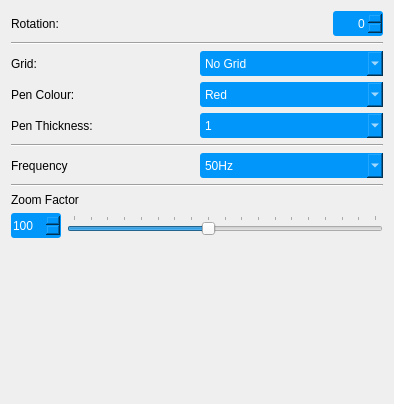
              <widget class="QWidget" name="toolDisplay">
               <property name="geometry">
                <rect>
                 <x>0</x>
                 <y>0</y>
                 <width>394</width>
                 <height>404</height>
                </rect>
               </property>
               <attribute name="label">
                <string>Display</string>
               </attribute>
               <layout class="QVBoxLayout" name="verticalLayout_6">
                <item>
                 <layout class="QHBoxLayout" name="horizontalLayout_15">
                  <item>
                   <widget class="QLabel" name="labelZoomFactor_2">
                    <property name="text">
                     <string>Rotation:</string>
                    </property>
                   </widget>
                  </item>
                  <item>
                   <spacer name="horizontalSpacer_3">
                    <property name="orientation">
                     <enum>Qt::Horizontal</enum>
                    </property>
                    <property name="sizeHint" stdset="0">
                     <size>
                      <width>40</width>
                      <height>20</height>
                     </size>
                    </property>
                   </spacer>
                  </item>
                  <item>
                   <widget class="QSpinBox" name="spinRotation">
                    <property name="minimumSize">
                     <size>
                      <width>50</width>
                      <height>25</height>
                     </size>
                    </property>
                    <property name="styleSheet">
                     <string notr="true">QSpinBox{	
background-color : rgb(0, 150, 250);
color:rgb(255, 255, 255);
font: 10pt &quot;Segoe UI&quot;;
border-radius: 3px;
}</string>
                    </property>
                    <property name="alignment">
                     <set>Qt::AlignRight|Qt::AlignTrailing|Qt::AlignVCenter</set>
                    </property>
                    <property name="maximum">
                     <number>270</number>
                    </property>
                    <property name="singleStep">
                     <number>90</number>
                    </property>
                   </widget>
                  </item>
                 </layout>
                </item>
                <item>
                 <widget class="Line" name="line_17">
                  <property name="orientation">
                   <enum>Qt::Horizontal</enum>
                  </property>
                 </widget>
                </item>
                <item>
                 <layout class="QHBoxLayout" name="horizontalLayout">
                  <item>
                   <widget class="QLabel" name="labelOverlay_2">
                    <property name="text">
                     <string>Grid:</string>
                    </property>
                   </widget>
                  </item>
                  <item>
                   <widget class="QComboBox" name="comboGrid">
                    <property name="minimumSize">
                     <size>
                      <width>0</width>
                      <height>25</height>
                     </size>
                    </property>
                    <property name="styleSheet">
                     <string notr="true">QComboBox{	
background-color : rgb(0, 150, 250);
color:rgb(255, 255, 255);
font: 10pt &quot;Segoe UI&quot;;
border-radius: 3px;
}</string>
                    </property>
                    <item>
                     <property name="text">
                      <string>No Grid</string>
                     </property>
                    </item>
                    <item>
                     <property name="text">
                      <string>2x2</string>
                     </property>
                    </item>
                    <item>
                     <property name="text">
                      <string>3x3</string>
                     </property>
                    </item>
                    <item>
                     <property name="text">
                      <string>5x5</string>
                     </property>
                    </item>
                    <item>
                     <property name="text">
                      <string>10x10</string>
                     </property>
                    </item>
                   </widget>
                  </item>
                 </layout>
                </item>
                <item>
                 <layout class="QHBoxLayout" name="horizontalLayout_9">
                  <item>
                   <widget class="QLabel" name="labelOverlay_3">
                    <property name="text">
                     <string>Pen Colour:</string>
                    </property>
                   </widget>
                  </item>
                  <item>
                   <widget class="QComboBox" name="comboPenColour">
                    <property name="minimumSize">
                     <size>
                      <width>0</width>
                      <height>25</height>
                     </size>
                    </property>
                    <property name="styleSheet">
                     <string notr="true">QComboBox{	
background-color : rgb(0, 150, 250);
color:rgb(255, 255, 255);
font: 10pt &quot;Segoe UI&quot;;
border-radius: 3px;
}</string>
                    </property>
                    <item>
                     <property name="text">
                      <string>Red</string>
                     </property>
                    </item>
                    <item>
                     <property name="text">
                      <string>Green</string>
                     </property>
                    </item>
                    <item>
                     <property name="text">
                      <string>Blue</string>
                     </property>
                    </item>
                    <item>
                     <property name="text">
                      <string>White</string>
                     </property>
                    </item>
                    <item>
                     <property name="text">
                      <string>Black</string>
                     </property>
                    </item>
                   </widget>
                  </item>
                 </layout>
                </item>
                <item>
                 <layout class="QHBoxLayout" name="horizontalLayout_14">
                  <item>
                   <widget class="QLabel" name="labelOverlay_4">
                    <property name="text">
                     <string>Pen Thickness:</string>
                    </property>
                   </widget>
                  </item>
                  <item>
                   <widget class="QComboBox" name="comboPenThick">
                    <property name="minimumSize">
                     <size>
                      <width>0</width>
                      <height>25</height>
                     </size>
                    </property>
                    <property name="styleSheet">
                     <string notr="true">QComboBox{	
background-color : rgb(0, 150, 250);
color:rgb(255, 255, 255);
font: 10pt &quot;Segoe UI&quot;;
border-radius: 3px;
}</string>
                    </property>
                    <item>
                     <property name="text">
                      <string>1</string>
                     </property>
                    </item>
                    <item>
                     <property name="text">
                      <string>2</string>
                     </property>
                    </item>
                    <item>
                     <property name="text">
                      <string>3</string>
                     </property>
                    </item>
                    <item>
                     <property name="text">
                      <string>4</string>
                     </property>
                    </item>
                    <item>
                     <property name="text">
                      <string>5</string>
                     </property>
                    </item>
                    <item>
                     <property name="text">
                      <string>10</string>
                     </property>
                    </item>
                   </widget>
                  </item>
                 </layout>
                </item>
                <item>
                 <widget class="Line" name="line_16">
                  <property name="orientation">
                   <enum>Qt::Horizontal</enum>
                  </property>
                 </widget>
                </item>
                <item>
                 <layout class="QHBoxLayout" name="horizontalLayout_18">
                  <item>
                   <widget class="QLabel" name="labelOverlay_5">
                    <property name="text">
                     <string>Frequency</string>
                    </property>
                   </widget>
                  </item>
                  <item>
                   <widget class="QComboBox" name="comboFrequency">
                    <property name="minimumSize">
                     <size>
                      <width>0</width>
                      <height>25</height>
                     </size>
                    </property>
                    <property name="styleSheet">
                     <string notr="true">QComboBox{	
background-color : rgb(0, 150, 250);
color:rgb(255, 255, 255);
font: 10pt &quot;Segoe UI&quot;;
border-radius: 3px;
}</string>
                    </property>
                    <property name="currentIndex">
                     <number>0</number>
                    </property>
                    <item>
                     <property name="text">
                      <string>50Hz</string>
                     </property>
                    </item>
                    <item>
                     <property name="text">
                      <string>60 Hz</string>
                     </property>
                    </item>
                    <item>
                     <property name="text">
                      <string>Direct Current</string>
                     </property>
                    </item>
                   </widget>
                  </item>
                 </layout>
                </item>
                <item>
                 <widget class="Line" name="line_2">
                  <property name="orientation">
                   <enum>Qt::Horizontal</enum>
                  </property>
                 </widget>
                </item>
                <item>
                 <widget class="QLabel" name="labelZoomFactor">
                  <property name="text">
                   <string>Zoom Factor</string>
                  </property>
                 </widget>
                </item>
                <item>
                 <layout class="QHBoxLayout" name="horizontalLayout_8">
                  <item>
                   <widget class="QSpinBox" name="spinDisplayZoom">
                    <property name="minimumSize">
                     <size>
                      <width>50</width>
                      <height>25</height>
                     </size>
                    </property>
                    <property name="mouseTracking">
                     <bool>false</bool>
                    </property>
                    <property name="styleSheet">
                     <string notr="true">QSpinBox{	
background-color : rgb(0, 150, 250);
color:rgb(255, 255, 255);
font: 10pt &quot;Segoe UI&quot;;
border-radius: 3px;
}</string>
                    </property>
                    <property name="minimum">
                     <number>20</number>
                    </property>
                    <property name="maximum">
                     <number>400</number>
                    </property>
                    <property name="value">
                     <number>100</number>
                    </property>
                   </widget>
                  </item>
                  <item>
                   <widget class="QSlider" name="sliderDisplayZoom">
                    <property name="mouseTracking">
                     <bool>false</bool>
                    </property>
                    <property name="minimum">
                     <number>20</number>
                    </property>
                    <property name="maximum">
                     <number>200</number>
                    </property>
                    <property name="value">
                     <number>100</number>
                    </property>
                    <property name="tracking">
                     <bool>false</bool>
                    </property>
                    <property name="orientation">
                     <enum>Qt::Horizontal</enum>
                    </property>
                    <property name="invertedControls">
                     <bool>false</bool>
                    </property>
                    <property name="tickPosition">
                     <enum>QSlider::TicksAbove</enum>
                    </property>
                   </widget>
                  </item>
                 </layout>
                </item>
                <item>
                 <spacer name="verticalSpacer_2">
                  <property name="orientation">
                   <enum>Qt::Vertical</enum>
                  </property>
                  <property name="sizeHint" stdset="0">
                   <size>
                    <width>20</width>
                    <height>40</height>
                   </size>
                  </property>
                 </spacer>
                </item>
               </layout>
              </widget>
